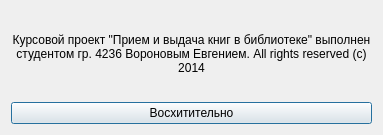
<?xml version="1.0" encoding="UTF-8"?>
<ui version="4.0">
 <class>AboutDilog</class>
 <widget class="QDialog" name="AboutDilog">
  <property name="enabled">
   <bool>true</bool>
  </property>
  <property name="geometry">
   <rect>
    <x>0</x>
    <y>0</y>
    <width>383</width>
    <height>135</height>
   </rect>
  </property>
  <property name="minimumSize">
   <size>
    <width>383</width>
    <height>135</height>
   </size>
  </property>
  <property name="maximumSize">
   <size>
    <width>383</width>
    <height>135</height>
   </size>
  </property>
  <property name="windowTitle">
   <string>Dialog</string>
  </property>
  <layout class="QVBoxLayout" name="verticalLayout">
   <item>
    <widget class="QLabel" name="label">
     <property name="text">
      <string>Курсовой проект &quot;Прием и выдача книг в библиотеке&quot; выполнен студентом гр. 4236 Вороновым Евгением. All rights reserved (c) 2014</string>
     </property>
     <property name="alignment">
      <set>Qt::AlignCenter</set>
     </property>
     <property name="wordWrap">
      <bool>true</bool>
     </property>
    </widget>
   </item>
   <item>
    <widget class="QPushButton" name="pushButton">
     <property name="text">
      <string>Восхитительно</string>
     </property>
    </widget>
   </item>
  </layout>
 </widget>
 <resources/>
 <connections/>
</ui>
